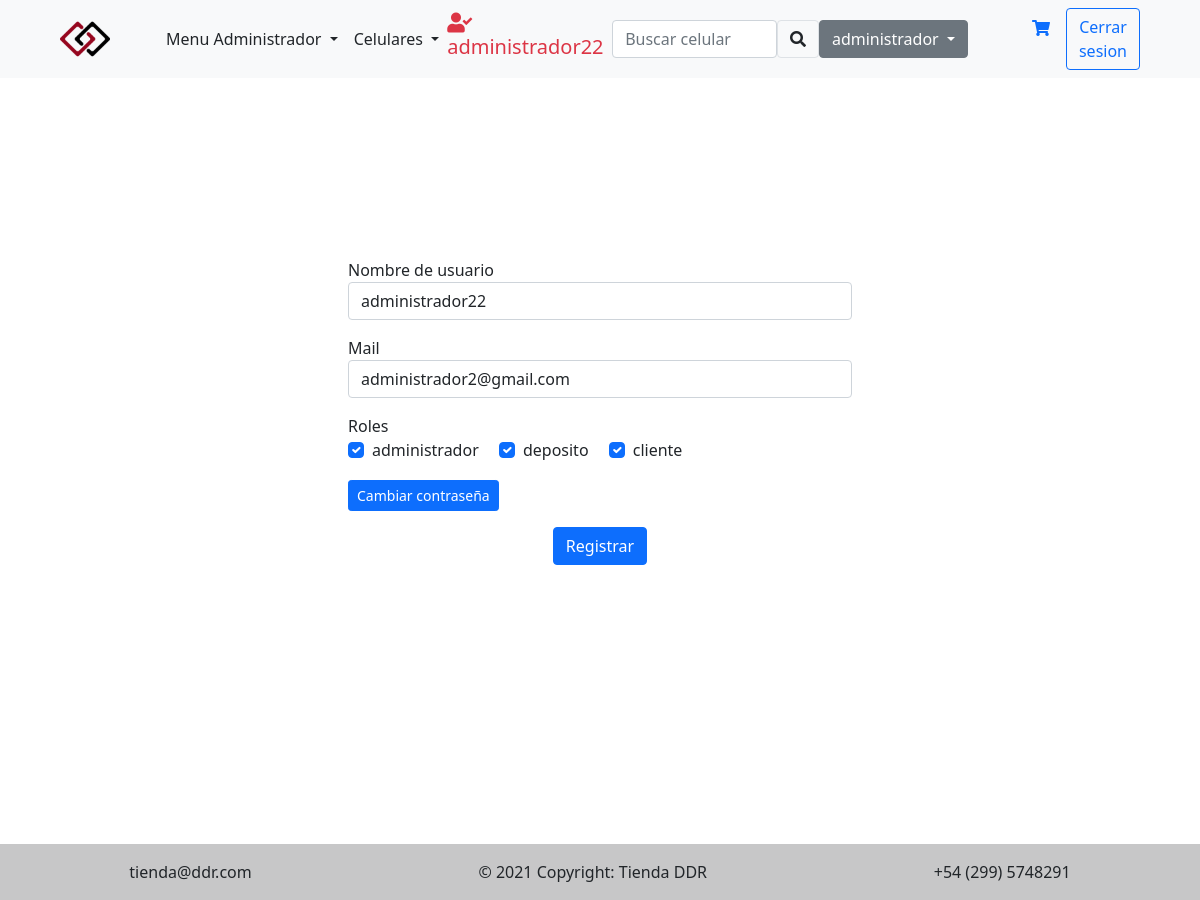
The page /View/editarMisDatos.php?idmenu=16 (signed in) on the database its author committed.
### tables this page shows
CREATE TABLE `menu` (
  `idmenu` bigint(20) NOT NULL,
  `menombre` varchar(50) NOT NULL COMMENT 'Nombre del item del menu',
  `medescripcion` varchar(124) NOT NULL COMMENT 'Descripcion mas detallada del item del menu',
  `idpadre` bigint(20) DEFAULT NULL COMMENT 'Referencia al id del menu que es subitem',
  `medeshabilitado` timestamp NULL DEFAULT current_timestamp() COMMENT 'Fecha en la que el menu fue deshabilitado por ultima vez'
);

CREATE TABLE `usuario` (
  `idusuario` bigint(20) NOT NULL,
  `usnombre` varchar(50) NOT NULL,
  `uspass` varchar(32) NOT NULL,
  `usmail` varchar(50) NOT NULL,
  `usdeshabilitado` timestamp NULL DEFAULT NULL
);

CREATE TABLE `rol` (
  `idrol` bigint(20) NOT NULL,
  `rodescripcion` varchar(50) NOT NULL
);

### config.php (called while the page is built, shortened)
<?php
$PROYECTO = 'TPFinalPWD';
$ROOT = $_SERVER['DOCUMENT_ROOT'] . "/$PROYECTO/";
$INICIO = "../View/comprar.php";
include_once($ROOT . 'Util/funciones.php');
$sesion = new Session();

### Controller/Session.php (called while the page is built, shortened)
<?php
class Session {
  private $objUsuario;
  public function __construct() {
    if (session_status() === PHP_SESSION_NONE) {
      $this->objUsuario = null;
    }
  }
  public function getObjUsuario() {
    if ($this->objUsuario == null && isset($_SESSION['idusuario'])) {
      $abmUsuario = new AbmUsuario();
      $condiciones['idusuario'] = $_SESSION['idusuario'];
      $usuario = $abmUsuario->buscar($condiciones);
  }
    return $this->objUsuario;
  }
  public function setObjUsuario($objUsuario) {
    $this->objUsuario = $objUsuario;
  }
  static public function activa() {
    return (isset($_SESSION['idusuario'])) ? true : false;
  }
}

### Model/Menu.php (called while the page is built, shortened)
<?php
class Menu
{
  private $menombre;
  public function __construct()
  {
    $this->menombre = '';
  }
  public function getMeNombre()
  {
    return $this->menombre;
  }
  public function setMeNombre($menombre)
  {
    $this->menombre = $menombre;
  }
  public function cargar()
  {
    $resp = false;
    return $resp;
  }
  public static function listar($parametro = "")
  {
    $arreglo = array();
    $base = new DataBase();
    $sql = "SELECT * FROM menu ";
    if ($parametro != "") {
      $sql .= " WHERE {$parametro}";
    }
    $res = $base->Ejecutar($sql);
    if ($res > -1) {
      if ($res > 0) {
        while ($row = $base->Registro()) {
          $obj = new Menu();
          if ($row['idpadre'] != null) {
            $objMenuPadre = new Menu();
            $objMenuPadre->setIdMenu($row['idpadre']);
            $objMenuPadre->cargar();
          } else {
            $objMenuPadre = null;
          }
          $obj->setear($row['idmenu'], $row['menombre'], $row['medescripcion'], $objMenuPadre, $row['medeshabilitado']);
          array_push($arreglo, $obj);
        }
      }
    }
    return $arreglo;
  }
}

### Model/connection/DataBase.php (called while the page is built, shortened)
<?php
class DataBase extends PDO {
  private $conec;
  private $indice;
  private $resultado;
  public function __construct() {
    $this->indice = 0;
    try {
      $this->conec = true;
    } catch (PDOException $e) {
      $this->sql = $e->getMessage();
      $this->conec = false;
    }
  }
  public function Iniciar() {
    return $this->getConec();
  }
  public function getConec() {
    return $this->conec;
  }
  public function setSQL($e) {
    return "\n" . $this->sql = $e;
  }
  private function setIndice($valor) {
    $this->indice = $valor;
  }
  private function getIndice() {
    return $this->indice;
  }
  private function setResultado($valor) {
    $this->resultado = $valor;
  }
  private function getResultado() {
    return $this->resultado;
  }
  public function Ejecutar($sql)
  {
    if (stristr($sql, "select")) {
      $resp =  $this->EjecutarSelect($sql);
    }
    return $resp;
  }
  private function EjecutarSelect($sql) {
    $cant = -1;
    $resultado = parent::query($sql);
    if (!$resultado) {
      $this->analizarDebug();
    } else {
      $arregloResult = $resultado->fetchAll();
      $cant = count($arregloResult);
    }
    return $cant;
  }
  public function Registro() {
    $filaActual = false;
    $indiceActual = $this->getIndice();
    if ($indiceActual >= 0) {
      $filas = $this->getResultado();
      if ($indiceActual < count($filas)) {
        $filaActual =  $filas[$indiceActual];
      } else {
        $this->setIndice(-1);
      }
    }
    return $filaActual;
  }
}

### Controller/AbmMenu.php (called while the page is built, shortened)
<?php
class AbmMenu {
  public function buscar($datos) {
    $where = " true ";
    if ($datos != null) {
      if (isset($datos['idmenu']))
        $where .= " and idmenu  = {$datos['idmenu']}";
      if (isset($datos['idpadre']))
        $where .= " and idpadre = {$datos['idpadre']}";
    }
    return Menu::listar($where);
  }
}

### Controller/NavbarControl.php (called while the page is built, shortened)
<?php
class NavbarControl {
  function rolesUsuario($sesion) {
    return  $sesion->getObjUsuario()->getColRoles();
  }
  function rolActual($sesion) {
    $abmRol = new AbmRol();
    return $abmRol->buscar(['idrol' => $sesion->getRolActual()])[0];
  }
  function menues($sesion) {
    $abmMenu = new AbmMenu;
    return $abmMenu->buscar(['idmenu' => $sesion->getRolActual()]);
  }
}

### Model/Usuario.php (called while the page is built, shortened)
<?php
class Usuario
{
  private $idusuario;
  private $usnombre;
  private $usmail;
  private $colRoles;
  public function __construct()
  {
    $this->idusuario = null;
    $this->usnombre = '';
    $this->usmail = '';
    $this->colRoles = [];
  }
  public function getIdUsuario()
  {
    return $this->idusuario;
  }
  public function setIdUsuario($idusuario)
  {
    $this->idusuario = $idusuario;
  }
  public function getUsNombre()
  {
    return $this->usnombre;
  }
  public function setUsNombre($usnombre)
  {
    $this->usnombre = $usnombre;
  }
  public function getUsMail()
  {
    return $this->usmail;
  }
  public function setUsMail($usmail)
  {
    $this->usmail = $usmail;
  }
  public function getColRoles()
  {
    if ($this->colRoles == []) {
      $ambUsuarioRol = new AbmUsuarioRol();
      $condicionRol['idusuario'] = $this->getIdUsuario();
      $colRolesUsuario = $ambUsuarioRol->buscar($condicionRol);
    }
    return $this->colRoles;
  }
  public function setColRoles($colRoles)
  {
    $this->colRoles = $colRoles;
  }
  public static function listar($parametro = "")
  {
    $arreglo = array();
    $base = new DataBase();
    $sql = "SELECT * FROM usuario ";
    if ($parametro != "") {
      $sql .= " WHERE {$parametro}";
    }
    $res = $base->Ejecutar($sql);
    if ($res > -1) {
      if ($res > 0) {
        while ($row = $base->Registro()) {
          $obj = new Usuario();
          $obj->setear($row['idusuario'], $row['usnombre'], $row['uspass'], $row['usmail'], $row['usdeshabilitado']);
          array_push($arreglo, $obj);
        }
      }
    }
    return $arreglo;
  }
}

### Controller/AbmUsuario.php (called while the page is built, shortened)
<?php
class AbmUsuario {
  public function buscar($datos) {
    $where = " true ";
    if ($datos != null) {
      if (isset($datos['idusuario']))
        $where .= " and idusuario  = {$datos['idusuario']}";
    }
    $arreglo = Usuario::listar($where);
    return $arreglo;
  }
}

### Util/funciones.php (called while the page is built, shortened)
<?php
spl_autoload_register(function ($clase) {
  $directorios = array(
    $GLOBALS['ROOT'] . 'Model/connection/',
    $GLOBALS['ROOT'] . 'Model/',
    $GLOBALS['ROOT'] . 'Controller/',
  );
});
?>

### Model/Rol.php (called while the page is built, shortened)
<?php
class Rol {
  private $idrol;
  private $rodescripcion;
  public function __construct() {
    $this->idrol = null;
    $this->rodescripcion = "";
  }
  public function getIdRol() {
    return $this->idrol;
  }
  public function setIdRol($idrol) {
    $this->idrol = $idrol;
  }
  public function getRoDescripcion() {
    return $this->rodescripcion;
  }
  public function setRoDescripcion($rodescripcion) {
    $this->rodescripcion = $rodescripcion;
  }
  public function cargar() {
    $resp = false;
    $base = new DataBase();
    $sql = "SELECT * FROM rol WHERE idrol = {$this->getIdRol()}";
    if ($base->Iniciar()) {
      $res = $base->Ejecutar($sql);
      if ($res > -1) {
        if ($res > 0) {
          $row = $base->Registro();
        }
      }
    } else {
      $this->setMsjError("Tabla->listar: {$base->getError()}");
    }
    return $resp;
  }
  public static function listar($parametro = "") {
    $arreglo = array();
    $base = new DataBase();
    $sql = "SELECT * FROM rol ";
    if ($parametro != "") {
      $sql .= " WHERE {$parametro}";
    }
    $res = $base->Ejecutar($sql);
    if ($res > -1) {
      if ($res > 0) {
        while ($row = $base->Registro()) {
          $obj = new Rol();
          $obj->setear($row['idrol'], $row['rodescripcion']);
          array_push($arreglo, $obj);
        }
      }
    }
    return $arreglo;
  }
}

### Model/UsuarioRol.php (called while the page is built, shortened)
<?php
class UsuarioRol
{
  public static function listar($parametro = "")
  {
    $arreglo = array();
    $base = new DataBase();
    $sql = "SELECT * FROM usuariorol ";
    if ($parametro != "") {
      $sql .= " WHERE {$parametro}";
    }
    $res = $base->Ejecutar($sql);
    if ($res > -1) {
      if ($res > 0) {
        while ($row = $base->Registro()) {
          $obj = new UsuarioRol();
          $objUsuario = new Usuario();
          $objUsuario->setIdUsuario($row['idusuario']);
          $objUsuario->cargar();
          $objRol = new Rol();
          $objRol->setIdRol($row['idrol']);
          $objRol->cargar();
          $obj->setear($objUsuario, $objRol);
          array_push($arreglo, $obj);
        }
      }
    }
    return $arreglo;
  }
}

### Controller/AbmUsuarioRol.php (called while the page is built, shortened)
<?php
class AbmUsuarioRol {
  public function buscar($datos) {
    $where = " true ";
    if ($datos != null) {
      if (isset($datos['idusuario']))
        $where .= " and idusuario  = {$datos['idusuario']}";
    }
    $arreglo = UsuarioRol::listar($where);
    return $arreglo;
  }
}

### Controller/AbmRol.php (called while the page is built, shortened)
<?php
class AbmRol {
  public function buscar($datos) {
    $where = " true ";
    if ($datos != null) {
      if (isset($datos['idrol']))
        $where .= " and idrol  = {$datos['idrol']}";
    }
    $arreglo = Rol::listar($where);
    return $arreglo;
  }
}

### Controller/EditarMisDatosControl.php (called while the page is built, shortened)
<?php
class EditarMisDatosControl {
  public function rolesDisponibles() {
    $sesion = new Session();
    $controlRol = new AbmRol();
    $usuario = $sesion->getObjUsuario();
    $usuarioRoles = $usuario->getColRoles();
    $allRoles = $controlRol->buscar(null);
    return $allRoles;
  }
  public function getUsuario() {
    $sesion = new Session();
    return $sesion->getObjUsuario();
  }
}

### View/editarMisDatos.php (the view, shortened to what this page needs)
<?php include_once "../config.php";
include_once 'includes/head.php';
include_once 'includes/navbar.php';
if ($sesion->activa()) {
  $control = new EditarMisDatosControl();
  $rolesDisponibles = $control->rolesDisponibles();
  $usuario = $control->getUsuario();
  $usuarioRoles = $usuario->getColRoles();
?>
  <?php if ($usuario) { ?>
    <form id="form-actualizar-login" class="needs-validation p-5 w-50 mx-auto mt-20vh" action="./accion/editarMisDatosAccion.php" method="post" novalidate>
      <div class="form-group mb-3">
        <label for="usnombre">Nombre de usuario</label>
        <input type="text" name="usnombre" value="<?= $usuario->getUsNombre() ?>" class="form-control" id="usnombre" required>
      </div>
      <div class="form-group mb-3">
        <label for="usmail">Mail</label>
        <input type="email" name="usmail" value="<?= $usuario->getUsMail() ?>" class="form-control" id="usmail" required>
      </div>
      <?php if ($usuarioRoles[0]->getIdRol() != 3) { ?>
        <div class="form-group mb-3">
          <label for="usmail">Roles</label>
          <div class="form-group mb-3">
            <?php
            foreach ($rolesDisponibles as $i => $rol) {
              $checked = "";
              foreach ($usuarioRoles as $rolUsuario) {
                if ($checked == "" and $rol->getIdRol() == $rolUsuario->getIdRol()) {
                  $checked = "checked";
                }
              }
            ?>
              <div class="form-check form-check-inline">
                <input class="form-check-input" type="checkbox" <?= $checked ?> id="rol-<?= $rol->getRoDescripcion() ?>" name="rol[<?= $rol->getIdRol() ?>]" value="<?= $rol->getRoDescripcion() ?>">
                <label class="form-check-label" for="rol-<?= $rol->getRoDescripcion() ?>"><?= $rol->getRoDescripcion() ?></label>
              </div>
            <?php
            }
            ?>
          </div>
        </div>
      <?php } else { ?>
        <input type="hidden" name="rol[3]" value="3">
      <?php } ?>
      <button type="button" onclick="togglePass()" class="btn btn-primary btn-sm" id="pass-button-principal">Cambiar contraseña</button>
      <div class="text-center">
        <button type="submit" class="btn btn-primary mt-3">Registrar</button>
      </div>
    </form>
  <?php } ?>
<?php } ?>
<?php include_once 'includes/footer.php' ?>

### View/includes/navbar.php (shortened to what this page needs)
<?php
include_once "../config.php";
$control = new NavbarControl();
if ($sesion->activa()) {
  $roles = $control->rolesUsuario($sesion);
  $rolActual = $control->rolActual($sesion);
  $menues = $control->menues($sesion);
}
?>
<nav class="navbar navbar-expand-lg navbar-light bg-light">
  <div class="container-fluid">
    <a class="navbar-brand mx-5" href="<?= $INICIO ?>"><img src="./img/logo.png" alt="" style="width: 50px;"></a>
    <div class="collapse navbar-collapse" id="navbarSupportedContent">
      <ul class="navbar-nav me-auto mb-2 mb-lg-0">
        <?php if ($sesion->activa()) { ?>
          <li class="nav-item dropdown">
            <?php if (isset($menues)) { ?>
              <a class="nav-link dropdown-toggle text-dark" href="#" role="button" id="dropdownMenuLink" data-bs-toggle="dropdown" aria-expanded="false">
                <?= $menues[0]->getMeNombre() ?>
              </a>
            <?php } ?>
          </li>
        <?php } ?>
        <li class="nav-item dropdown">
          <a class="nav-link dropdown-toggle text-dark" href="#" id="navbarDropdown" role="button" data-bs-toggle="dropdown" aria-expanded="false">
            Celulares
          </a>
        </li>
      </ul>
      <div class="text-danger h5">
        <?php if ($sesion->activa()) { ?>
          <i class="fas fa-user-check"></i> <?= $sesion->getObjUsuario()->getUsNombre() ?>
        <?php } ?>
      </div>
      <form action="./buscar.php" class="d-flex">
        <input class="form-control" type="search" name="busqueda" placeholder="Buscar celular" aria-label="Search">
        <button class="btn border" type="submit"><i class="fas fa-search"></i></button>
      </form>
      <?php if (isset($roles) && count($roles) > 1) { ?>
        <div class="dropdown">
          <a class="btn btn-secondary dropdown-toggle" href="#" role="button" id="dropdownMenuLink" data-bs-toggle="dropdown" aria-expanded="false">
            <?= ($rolActual != null) ? $rolActual->getRoDescripcion() : "Roles"; ?>
          </a>
        </div>
      <?php } ?>
      <div class="d-flex mx-5">
        <a class="boton-login nav-link" href="./carritoCompra.php"><i class="fas fa-shopping-cart"></i></a>
        <?php if ($sesion->activa()) { ?>
          <a class="btn btn-outline-primary" href="./accion/loginCerrar.php" role="button">Cerrar sesion</a>
        <?php } else { ?>
          <a class="btn btn-primary" href="login.php" role="button">Iniciar sesión</a>
        <?php } ?>
      </div>
    </div>
  </div>
</nav>

### View/sass/main.css (style rules this page uses)
body { min-height: 100vh; display: -webkit-box; display: -ms-flexbox; display: flex; -webkit-box-orient: vertical; -webkit-box-direction: normal; -ms-flex-direction: column; flex-direction: column; -webkit-box-pack: justify; -ms-flex-pack: justify; justify-content: space-between; padding: 0; }
* { margin: 0; padding: 0; -webkit-box-sizing: border-box; box-sizing: border-box; }
li { list-style: none; }

### Util/jq_easyui/themes/black/easyui.css (style rules this page uses)
* { -moz-box-sizing: border-box; -webkit-box-sizing: border-box; -o-box-sizing: border-box; -ms-box-sizing: border-box; box-sizing: border-box; }

### rows shown on the page
menu: menombre "Menu Administrador"
usuario: usnombre "administrador22", usmail "administrador2@gmail.com"
rol: rodescripcion "administrador"
rol: rodescripcion "deposito"
rol: rodescripcion "cliente"
